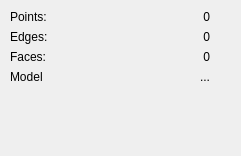
<?xml version="1.0" encoding="UTF-8"?>
<ui version="4.0">
 <class>ModelStatistic</class>
 <widget class="QWidget" name="ModelStatistic">
  <property name="geometry">
   <rect>
    <x>0</x>
    <y>0</y>
    <width>241</width>
    <height>156</height>
   </rect>
  </property>
  <property name="windowTitle">
   <string>Form</string>
  </property>
  <widget class="QWidget" name="formLayoutWidget">
   <property name="geometry">
    <rect>
     <x>10</x>
     <y>10</y>
     <width>200</width>
     <height>101</height>
    </rect>
   </property>
   <layout class="QFormLayout" name="formLayout">
    <item row="0" column="0">
     <widget class="QLabel" name="label_points">
      <property name="text">
       <string>Points:</string>
      </property>
     </widget>
    </item>
    <item row="0" column="1">
     <widget class="QLabel" name="label_pointsValue">
      <property name="text">
       <string>0</string>
      </property>
      <property name="alignment">
       <set>Qt::AlignRight|Qt::AlignTrailing|Qt::AlignVCenter</set>
      </property>
     </widget>
    </item>
    <item row="1" column="0">
     <widget class="QLabel" name="label_edges">
      <property name="text">
       <string>Edges:</string>
      </property>
     </widget>
    </item>
    <item row="1" column="1">
     <widget class="QLabel" name="label_edgesValue">
      <property name="text">
       <string>0</string>
      </property>
      <property name="alignment">
       <set>Qt::AlignRight|Qt::AlignTrailing|Qt::AlignVCenter</set>
      </property>
     </widget>
    </item>
    <item row="2" column="0">
     <widget class="QLabel" name="label_faces">
      <property name="text">
       <string>Faces:</string>
      </property>
     </widget>
    </item>
    <item row="2" column="1">
     <widget class="QLabel" name="label_facesValue">
      <property name="text">
       <string>0</string>
      </property>
      <property name="alignment">
       <set>Qt::AlignRight|Qt::AlignTrailing|Qt::AlignVCenter</set>
      </property>
     </widget>
    </item>
    <item row="3" column="0">
     <widget class="QLabel" name="label_model">
      <property name="text">
       <string>Model</string>
      </property>
     </widget>
    </item>
    <item row="3" column="1">
     <widget class="QLabel" name="label_modelValue">
      <property name="toolTip">
       <string>Model file name</string>
      </property>
      <property name="text">
       <string>...</string>
      </property>
      <property name="alignment">
       <set>Qt::AlignRight|Qt::AlignTrailing|Qt::AlignVCenter</set>
      </property>
     </widget>
    </item>
   </layout>
  </widget>
 </widget>
 <resources/>
 <connections/>
</ui>
